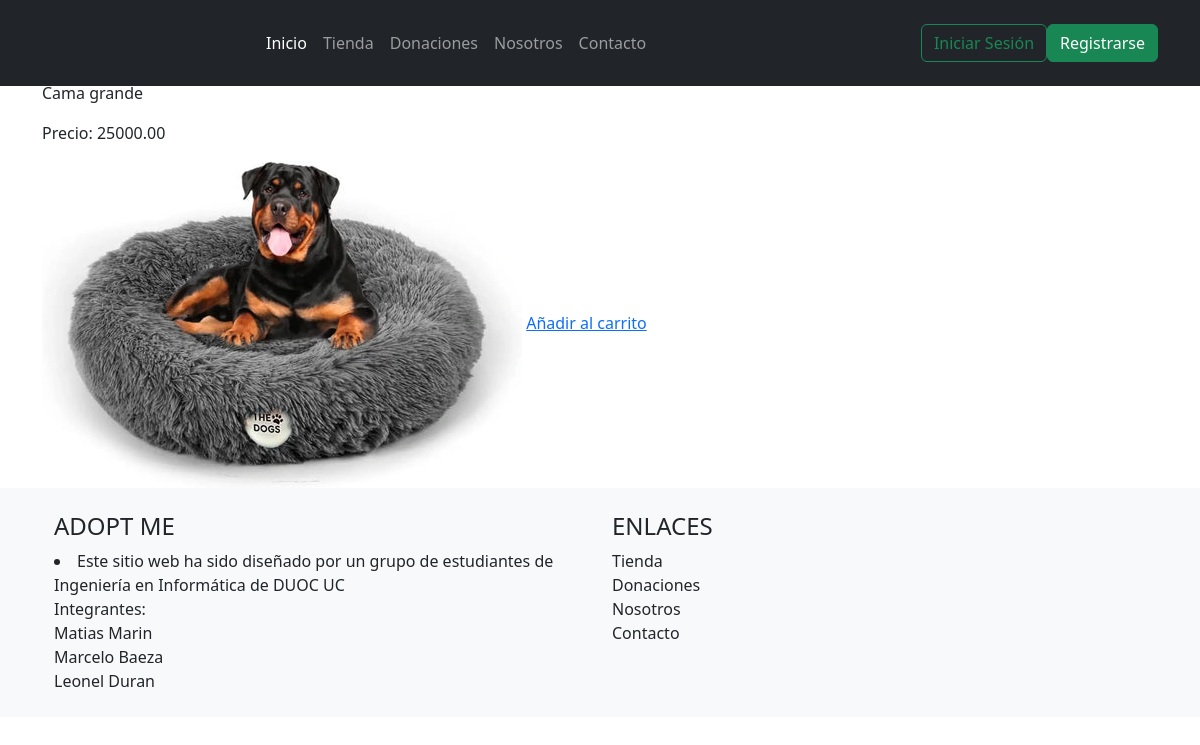
Screenshot of /product/2/ with the database file from the repository.
### adoptme/models.py (models this page shows, shortened)
class Product(models.Model):
    name = models.CharField(max_length=100)
    description = models.TextField()
    price = models.DecimalField(max_digits=10, decimal_places=2)
    image = models.ImageField(upload_to='product_images/')

### adoptme/views.py (the view)
# urls.py: path('product/<int:pk>/', views.product_detail, name='product_detail'),
def product_detail(request, pk):
    product = get_object_or_404(Product, pk=pk)
    return render(request, 'product_detail.html', {'product': product})

### templates/product_detail.html (shortened to what this page needs)
{% load static %}
<!doctype html>
<html lang="es-CL">
    <head>
        <link rel="stylesheet" type="text/css" href="{% static 'css/template.css' %}">
        <link href="https://cdn.jsdelivr.net/npm/bootstrap@5.3.2/dist/css/bootstrap.min.css" rel="stylesheet">
    </head>
    <body>
        <header>
            {% include 'navbar.html' %}
        </header>
        <main>
            <div class="container">
                <h2>{{ product.name }}</h2>
                <p>{{ product.description }}</p>
                <p>Precio: {{ product.price }}</p>
                <img src="{{ product.image.url }}" alt="{{ product.name }}">
                <a href="{% url 'add_to_cart' product.pk %}">Añadir al carrito</a>
            </div>
        </main>
        {% include 'footer.html' %}
    </body>
</html>

### static/css/template.css (style rules this page uses)
@media (min-width: 601px) { .container { margin: 10px; border-radius: 10px; border-color: navy; } }
@media (min-width: 601px) { body, h1, h2, h3, h4, h5, h6, p, ol, ul { margin: 0; padding: 0; font-weight: normal; } }
@media (min-width: 601px) { body { font-family: Arial, sans-serif; line-height: 1.6; color: #333; background-color: #f5f5f5; } }
@media (min-width: 601px) { header { background-color: #333; color: #fff; padding: 10px 0; margin-bottom: 15px; } }
@media (min-width: 601px) { .container { width: 80%; margin: auto; overflow: hidden; } }
@media (min-width: 601px) { body { margin-top: 20px; margin-bottom: 20px; } }

### rows the page displays
Product: description "Cama grande", price "25000.00", image (picture)
